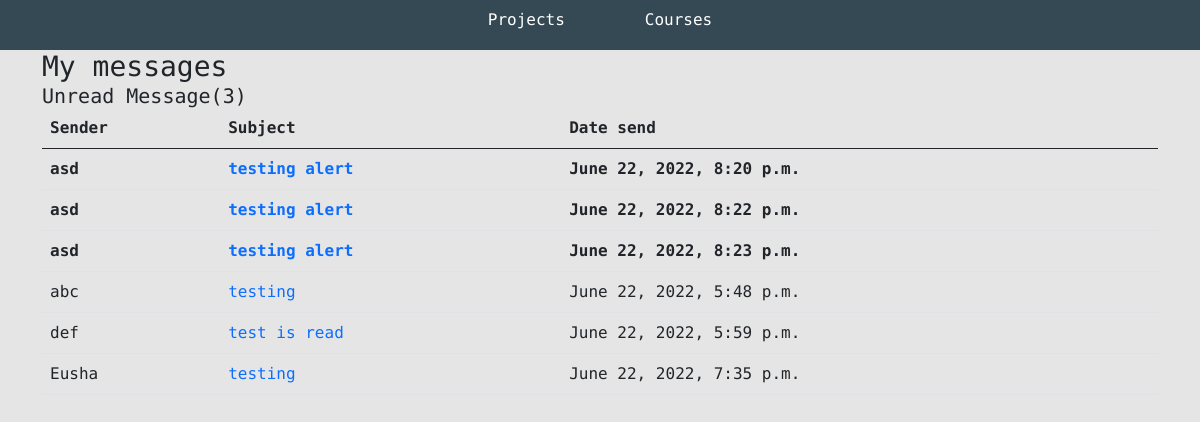
Screenshot of /inbox/ with the database file from the repository.
### base/models.py (models this page shows, shortened)
class Message(models.Model):
    name = models.CharField(max_length=200, null=True)
    email = models.CharField(max_length=200, null=True)
    subject = models.CharField(max_length=200, null=True)
    body = models.TextField()
    is_read = models.BooleanField(default=False)
    created = models.DateTimeField(auto_now_add=True)
    id = models.UUIDField(default=uuid.uuid4, unique=True, primary_key=True, editable=False)

### base/views.py (the view)
# urls.py: path('inbox/', views.inboxPage, name="inbox"),
def inboxPage(request):
    inbox = Message.objects.all().order_by('is_read')
    unreadCount = Message.objects.filter(is_read=False).count()
    context = {'inbox': inbox, 'unreadCount': unreadCount}
    return render(request, 'base/inbox.html', context)

### base/templates/base/inbox.html (shortened to what this page needs)
{% extends 'base/main.html' %}
{% load static %}
{% block content %}
<div class="container">
  <h3>My messages</h3>
  <h5>Unread Message({{unreadCount}})</h5>
  <table class="table">
    <thead>
      <tr>
        <th>Sender</th>
        <th>Subject</th>
        <th>Date send</th>
      </tr>
    </thead>
    <tbody>
      {% for message in inbox %} {% if message.is_read %}
      <tr>
        {% else %}
      <tr style="font-weight: 900">
        {% endif %}
        <td>{{ message.name }}</td>
        <td> <a href="{% url 'message' message.id %}"> {{ message.subject }}</a></td>
        <td>{{ message.created }}</td>
      </tr>
      {% endfor %}
    </tbody>
  </table>
</div>
{% endblock content %}

### static/styles/main.css (style rules this page uses)
:root { --mainColor:#eaeaea; --secondaryColor:#fff; --borderColor:#c1c1c1; --mainText:black; --secondaryText:#4b5156; }
html, body { padding: 0; margin: 0; background-color: #e5e5e5; font-family: 'Roboto Mono', 'monospace', sans-serif; }
a { text-decoration: none; }
h1,h2,h3,h4,h5,h6 { margin: 0; }

### rows the page displays
Message: name "asd", subject "testing alert", created "June 22, 2022, 8:20 p.m."
Message: name "asd", subject "testing alert", created "June 22, 2022, 8:22 p.m."
Message: name "asd", subject "testing alert", created "June 22, 2022, 8:23 p.m."
Message: name "abc", subject "testing", created "June 22, 2022, 5:48 p.m."
Message: name "def", subject "test is read", created "June 22, 2022, 5:59 p.m."
Message: name "Eusha", subject "testing", created "June 22, 2022, 7:35 p.m."

### other values shown
{{ unreadCount }} "3"
